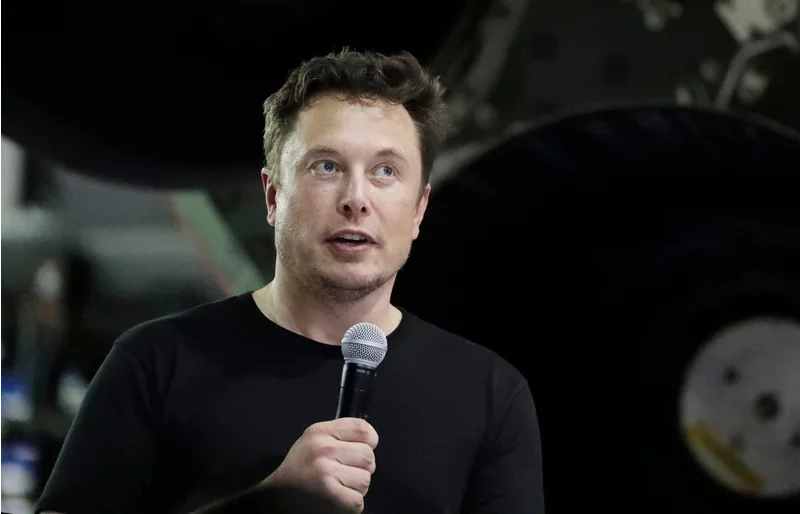
#> input picture a.jpg, 800 x 514 px
$ jupyter execute --allow-errors thresholding.ipynb   (shell and % lines are left out)
#> lines starting #> are read from the running program, lines starting #| are printed output that depends on the picture
[cell 1]
import numpy as np
import cv2
import matplotlib.pyplot as plt

[cell 2]
image = cv2.imread('a.jpg')
#> image is the input picture: shape (514, 800, 3); mean B, G, R 31.3, 33.1, 33.6
#image = cv2.cvtColor(image, cv2.COLOR_BGR2GRAYSCALE)
plt.imshow(image)

[cell 3]
image.shape
#> Out = (514, 800, 3)

# Image Resizing

[cell 4]
#resize = cv2.resize(image, (100, 100))
resize = cv2.resize(image, None, fx = 0.5, fy = 0.5)
plt.imshow(resize)

# Image Thresholding

### What was the parameters that should be pass during the thresholding of an image
* At first we need to pass the source image as the first parameter
* another parameter is the threshold value from which we are going to classify the image pixels
* third argument is the highest pixel value which is given to the image when the pixel values are more than our threshold value
* the fourth parameter determines the style of the thresholding which may be binary and adaptive thresholding

[cell 5]
ret, thresh1 = cv2.threshold(image, 128, 255, cv2.THRESH_BINARY_INV) #In this thresholding method we have done the inverse binary thresholding
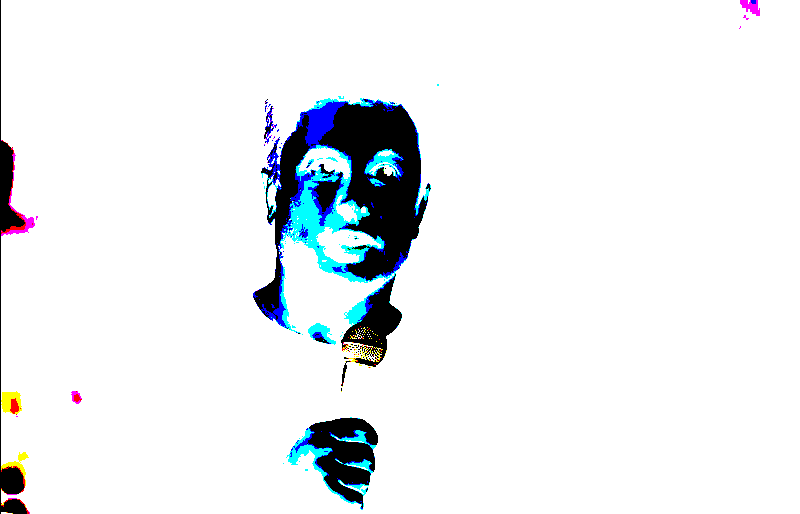
#> thresh1: shape (514, 800, 3); mean B, G, R 241, 238.6, 235.3
#> (the rest of this cell did not finish here and is left out)

[cell 6]
#Here we are doing binary thresholding
_, threshold = cv2.threshold(image, 128, 255, cv2.THRESH_BINARY) #you can change the values of the range. THRESH_BINARY vs OTSU vs Adaptive Thresholding
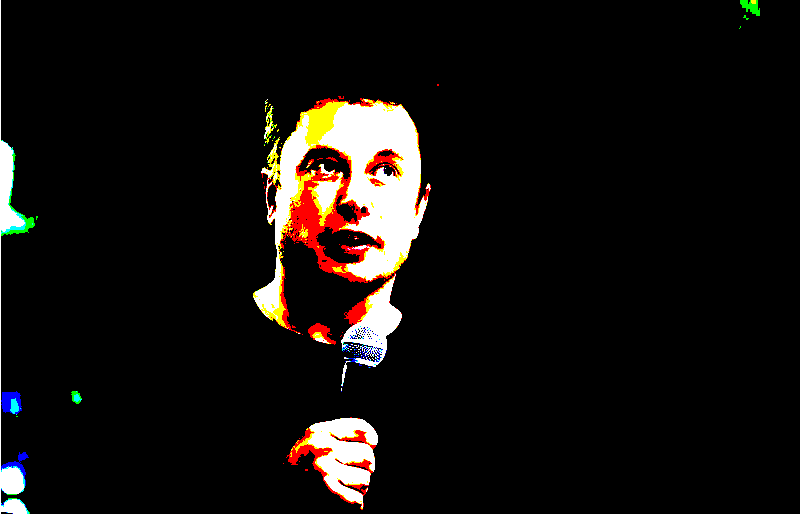
#> threshold: shape (514, 800, 3); mean B, G, R 14, 16.4, 19.7
#print(threshold)
plt.imshow(threshold, cmap = 'gray')

$ run again, with flower1.jpg copied over a.jpg
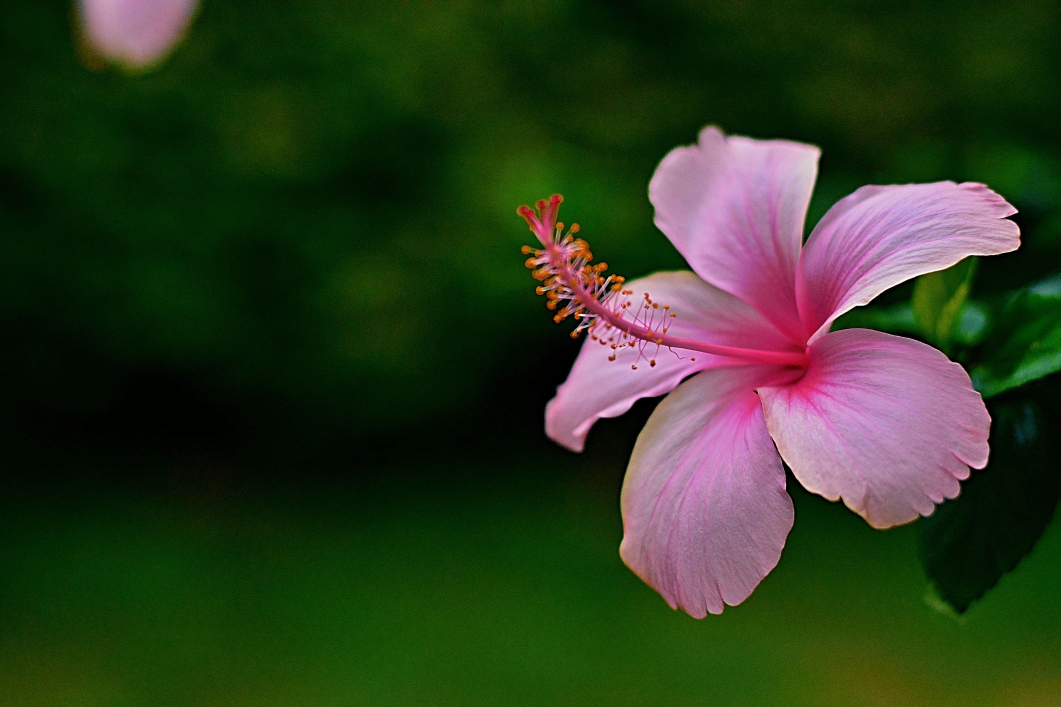
#> input picture flower1.jpg, 2121 x 1414 px (shown at 1/2 size)
#> image is the input picture: shape (1414, 2121, 3); mean B, G, R 31.8, 57.8, 45.2
#> `ret, thresh1 = cv2.threshold(image, 128, 255, cv2.THRESH_BINARY_INV)`:
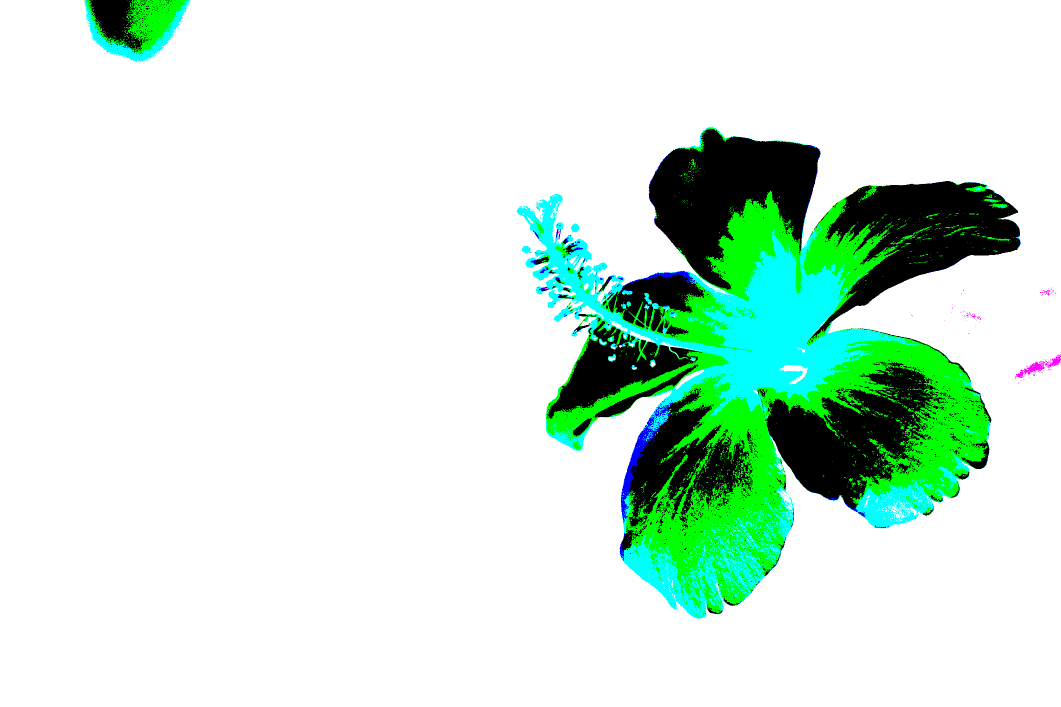
#> thresh1: shape (1414, 2121, 3) (shown at 1/2 size); mean B, G, R 219.5, 233.8, 208.2
#> `_, threshold = cv2.threshold(image, 128, 255, cv2.THRESH_BINARY)`:
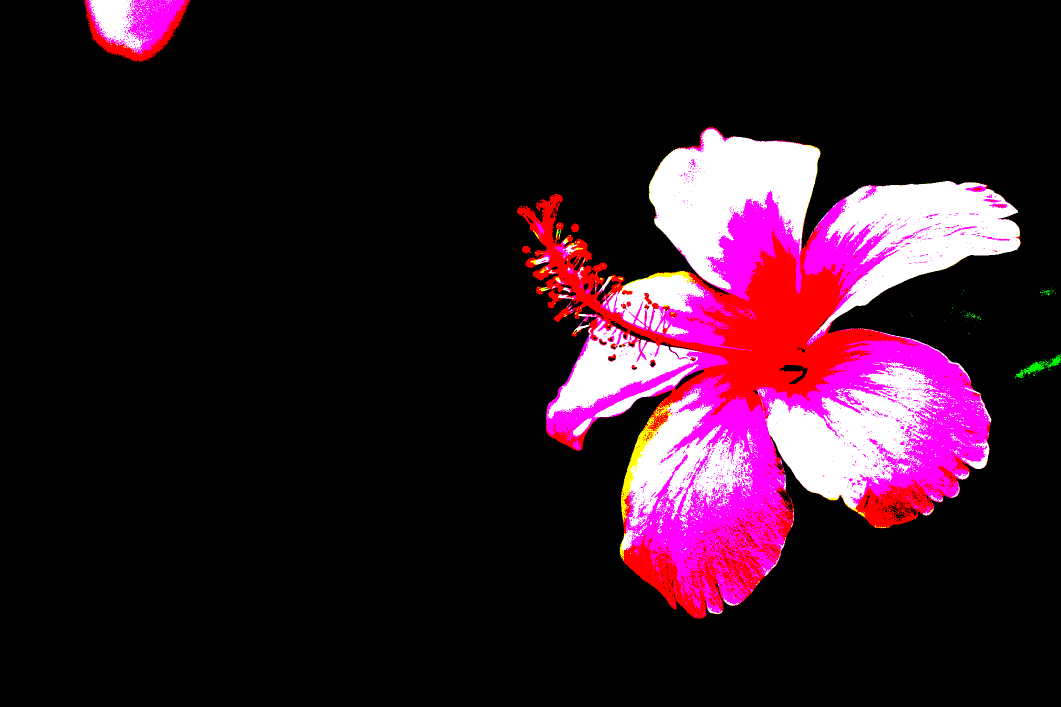
#> threshold: shape (1414, 2121, 3) (shown at 1/2 size); mean B, G, R 35.5, 21.2, 46.8
